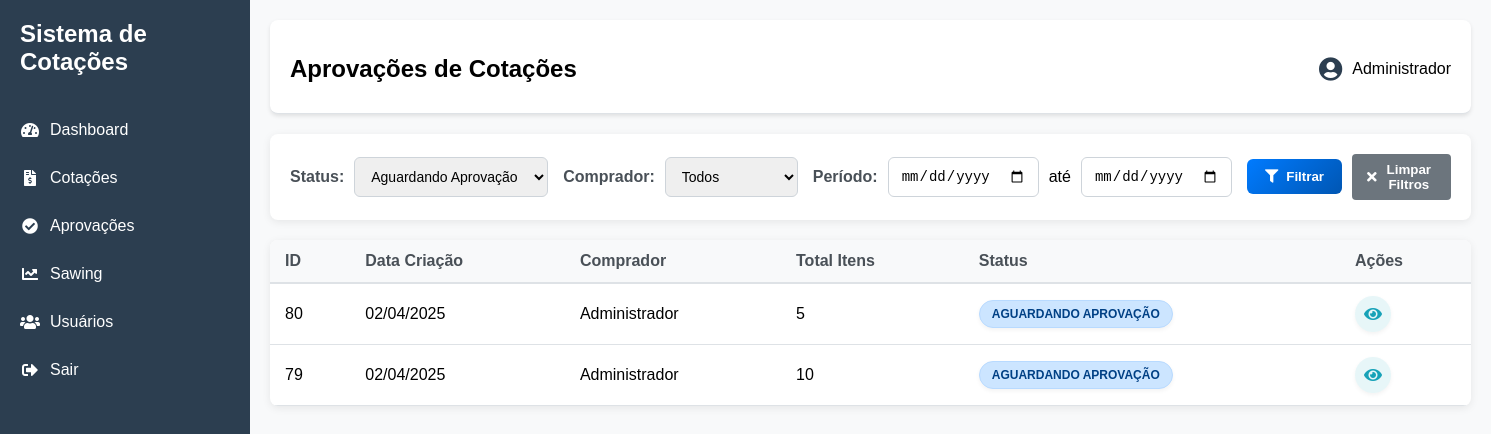
The page /aprovacoes.php (signed in) on the database its author committed.
### tables this page shows
CREATE TABLE `cotacoes` (
  `id` int(11) NOT NULL,
  `usuario_id` int(11) DEFAULT NULL,
  `data_criacao` datetime DEFAULT current_timestamp(),
  `status` enum('pendente','aguardando_aprovacao','aprovado','rejeitado','renegociacao') NOT NULL DEFAULT 'pendente',
  `prazo_pagamento` varchar(50) DEFAULT NULL,
  `observacoes` text DEFAULT NULL,
  `motivo_rejeicao` text DEFAULT NULL,
  `motivo_renegociacao` text DEFAULT NULL,
  `motivo_aprovacao` text DEFAULT NULL,
  `data_aprovacao` datetime DEFAULT NULL
);

CREATE TABLE `usuarios` (
  `id` int(11) NOT NULL,
  `nome` varchar(100) DEFAULT NULL,
  `email` varchar(100) DEFAULT NULL,
  `senha` varchar(255) DEFAULT NULL,
  `tipo` enum('gerencia','admin','comprador') NOT NULL,
  `data_cadastro` datetime DEFAULT current_timestamp(),
  `status` tinyint(1) NOT NULL DEFAULT 1
);

### aprovacoes.php (the view, shortened to what this page needs)
<?php
$conn = conectarDB();
$query = "SELECT
    c.id,
    c.data_criacao,
    c.status,
    c.usuario_id,
    u.nome as usuario_nome,
    COUNT(i.id) as total_itens,
    SUM(i.quantidade * (i.valor_unitario + (i.valor_unitario * i.difal / 100))) + COALESCE(SUM(i.frete), 0) as valor_total
FROM cotacoes c
JOIN usuarios u ON c.usuario_id = u.id
LEFT JOIN itens_cotacao i ON c.id = i.cotacao_id
GROUP BY c.id, c.data_criacao, c.status, c.usuario_id, u.nome
ORDER BY
    CASE
        WHEN c.status = 'aguardando_aprovacao' THEN 1
        WHEN c.status = 'pendente' THEN 2
        WHEN c.status = 'aprovado' THEN 3
        WHEN c.status = 'rejeitado' THEN 4
        ELSE 5
    END,
    c.data_criacao DESC";
$cotacoes = $conn->query($query)->fetchAll(PDO::FETCH_ASSOC);
?>
<!DOCTYPE html>
<html lang="pt-BR">
<head>
    <link rel="stylesheet" href="assets/css/style.css">
    <link rel="stylesheet" href="assets/css/aprovacoes.css">
    <link rel="stylesheet" href="https://cdnjs.cloudflare.com/ajax/libs/font-awesome/5.15.4/css/all.min.css">
</head>
<body>
    <div class="dashboard-container">
        <?php include 'includes/sidebar.php'; ?>
        <div class="main-content">
            <header class="top-bar">
                <h2>Aprovações de Cotações</h2>
                <div class="user-info">
                    <i class="fas fa-user-circle"></i>
                    <span><?php echo $_SESSION['usuario']['nome']; ?></span>
                </div>
            </header>
            <div class="filtros">
                <div class="filtro-grupo">
                    <label>Status:</label>
                    <select id="filtro-status">
                        <option value="aguardando_aprovacao" selected>Aguardando Aprovação</option>
                    </select>
                </div>
                <div class="filtro-grupo">
                    <label>Comprador:</label>
                    <select id="filtro-comprador">
                        <option value="">Todos</option>
                    </select>
                </div>
                <div class="filtro-grupo">
                    <label>Período:</label>
                    <input type="date" id="filtro-data-inicio">
                    <span>até</span>
                    <input type="date" id="filtro-data-fim">
                </div>
                <div class="filtro-botoes">
                    <button id="btn-filtrar" class="btn-filtrar">
                        <i class="fas fa-filter"></i> Filtrar
                    </button>
                    <button id="btn-limpar" class="btn-limpar">
                        <i class="fas fa-times"></i> Limpar Filtros
                    </button>
                </div>
            </div>
            <table id="tabela-cotacoes">
                <thead>
                    <tr>
                        <th>ID</th>
                        <th>Data Criação</th>
                        <th>Comprador</th>
                        <th>Total Itens</th>
                        <th>Status</th>
                        <th>Ações</th>
                    </tr>
                </thead>
                <tbody>
                    <?php foreach ($cotacoes as $cotacao): ?>
                    <tr data-status="<?php echo $cotacao['status']; ?>" data-usuario="<?php echo $cotacao['usuario_id']; ?>">
                        <td><?php echo $cotacao['id']; ?></td>
                        <td><?php echo date('d/m/Y', strtotime($cotacao['data_criacao'])); ?></td>
                        <td><?php echo htmlspecialchars($cotacao['usuario_nome']); ?></td>
                        <td><?php echo $cotacao['total_itens']; ?></td>
                        <td>
                            <span class="status-badge <?php echo $cotacao['status']; ?>">
                                <?php
                                    $status_texto = [
                                        'pendente' => 'Pendente',
                                        'aguardando_aprovacao' => 'Aguardando Aprovação',
                                        'aprovado' => 'Aprovado',
                                        'rejeitado' => 'Rejeitado',
                                        'renegociacao' => 'Em Renegociação'
                                    ];
                                    echo $status_texto[$cotacao['status']] ?? ucfirst($cotacao['status']);
                                ?>
                            </span>
                        </td>
                        <td class="acoes">
                            <button class="btn-acao btn-visualizar" onclick="analisarCotacao(<?php echo $cotacao['id']; ?>)">
                                <i class="fas fa-eye"></i>
                            </button>
                        </td>
                    </tr>
                    <?php endforeach; ?>
                </tbody>
            </table>
        </div>
    </div>
    <?php include 'includes/modal_aprovacoes.php'; ?>
</body>
</html>

### assets/css/style.css (style rules this page uses)
body { margin: 0; font-family: Arial, sans-serif; background: #f0f2f5; }
.dashboard-container { display: flex; min-height: 100vh; }
.main-content { flex: 1; margin-left: 250px; padding: 20px; }
.top-bar { display: flex; justify-content: space-between; align-items: center; margin-bottom: 30px; background: white; padding: 15px 20px; border-radius: 8px; box-shadow: 0 2px 4px rgba(0,0,0,0.1); }
.user-info { display: flex; align-items: center; gap: 10px; }
.user-info i { font-size: 1.5em; color: #2c3e50; }
table { width: 100%; border-collapse: collapse; background: white; border-radius: 8px; overflow: hidden; box-shadow: 0 2px 4px rgba(0,0,0,0.1); }
th, td { padding: 12px 15px; text-align: left; border-bottom: 1px solid #ddd; }
th { background: #f8f9fa; font-weight: 600; }
.status-badge { padding: 5px 10px; border-radius: 15px; font-size: 0.85em; }

### assets/css/aprovacoes.css (style rules this page uses)
.dashboard-container { display: flex; min-height: 100vh; }
.main-content { flex: 1; padding: 20px; background-color: #f8f9fa; }
.top-bar { display: flex; justify-content: space-between; align-items: center; margin-bottom: 20px; padding-bottom: 10px; border-bottom: 1px solid #dee2e6; }
.filtros { display: flex; gap: 15px; margin-bottom: 20px; padding: 20px; background-color: #fff; border-radius: 8px; box-shadow: 0 2px 8px rgba(0,0,0,0.08); }
.filtro-grupo { display: flex; align-items: center; gap: 10px; }
.filtro-grupo label { font-weight: 600; color: #495057; }
.filtro-grupo select, .filtro-grupo input { padding: 10px 12px; border: 1px solid #ced4da; border-radius: 6px; font-size: 14px; transition: border-color 0.2s, box-shadow 0.2s; }
.btn-filtrar { background: linear-gradient(135deg, #007bff, #0056b3); color: white; border: none; padding: 10px 18px; border-radius: 6px; cursor: pointer; display: flex; align-items: center; gap: 8px; font-weight: 600; transition: all 0.2s; }
.filtro-botoes { display: flex; gap: 10px; align-items: center; }
.btn-limpar { background: linear-gradient(135deg, #6c757d, #495057); color: white; border: none; padding: 10px 18px; border-radius: 6px; cursor: pointer; display: flex; align-items: center; gap: 8px; font-weight: 600; transition: all 0.2s; }
.btn-limpar i { font-size: 14px; }
.btn-limpar { background: #6c757d; color: white; border: none; padding: 8px 15px; border-radius: 4px; cursor: pointer; display: flex; align-items: center; gap: 5px; transition: background-color 0.3s; }
table { width: 100%; border-collapse: collapse; background-color: #fff; box-shadow: 0 2px 8px rgba(0,0,0,0.08); border-radius: 8px; overflow: hidden; margin-bottom: 20px; }
th, td { padding: 12px 15px; text-align: left; border-bottom: 1px solid #dee2e6; }
th { background-color: #f8f9fa; font-weight: 600; color: #495057; border-bottom: 2px solid #dee2e6; }
.status-badge { display: inline-block; padding: 6px 12px; border-radius: 20px; font-size: 12px; font-weight: 600; text-transform: uppercase; box-shadow: 0 2px 4px rgba(0,0,0,0.05); }
.aguardando_aprovacao { background-color: #cce5ff; color: #004085; border: 1px solid #b8daff; }
.acoes { display: flex; gap: 8px; white-space: nowrap; }
.btn-acao { border: none; background: none; cursor: pointer; font-size: 16px; width: 36px; height: 36px; border-radius: 50%; display: flex; align-items: center; justify-content: center; transition: all 0.3s ease; box-shadow: 0 2px 4px rgba(0,0,0,0.05); }
.btn-visualizar { color: #17a2b8; background-color: rgba(23, 162, 184, 0.1); }

### rows shown on the page
cotacoes: id "80", data_criacao "02/04/2025", usuario.nome "Administrador", total_itens "5", status "AGUARDANDO APROVAÇÃO"
cotacoes: id "79", data_criacao "02/04/2025", usuario.nome "Administrador", total_itens "10", status "AGUARDANDO APROVAÇÃO"

### other values the page prints
$_SESSION['usuario']['nome'] "Administrador"
